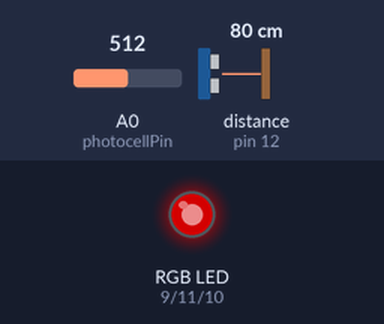
A sketch run on a simulated Arduino Uno, built with avr-gcc and run on an emulated ATmega328P. On the bench: an RGB LED mixed from three pins (HIGH = lit). Wiring (inferred from the names in the program): ultrasonic range finder: trigger pin 13; echo pin 12. The inputs (shaded band) are chosen by the test bench; at power-on: distance to the obstacle (sensor on pin 12) 80 cm, A0 (photocellPin) = 512. The echo pulse lasts 58.3 µs per cm; dim RGB values are drawn brighter than linear; pins used as bus, display or sensor lines are not drawn.

Above: at 1.2 s.
1.3 s: distance to the obstacle (sensor on pin 12) set to 8 cm
2.8 s: distance to the obstacle (sensor on pin 12) set to 5 cm
At 3.1 s:
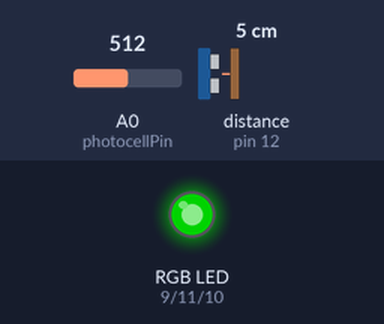
4.3 s: A0 (photocellPin) set to 716
At 5.5 s:
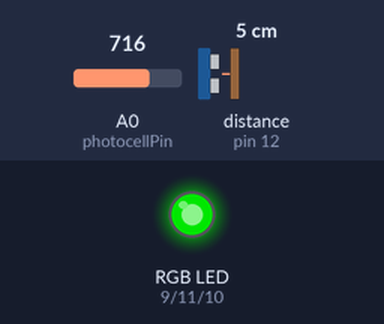
5.8 s: A0 (photocellPin) set to 900
At 6.5 s:
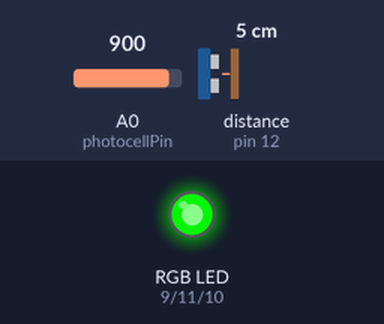
7.3 s: distance to the obstacle (sensor on pin 12) set to 9 cm
At 7.7 s:
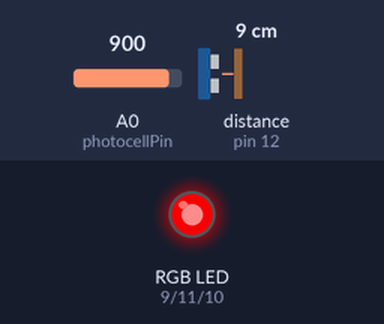
8.8 s: A0 (photocellPin) set to 122
At 10.1 s:
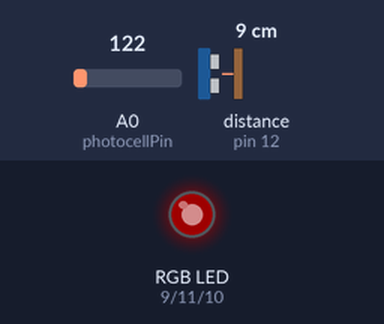
Timing chart, 0 to 11.3 s (numbered marks = the images above; inputs shaded):
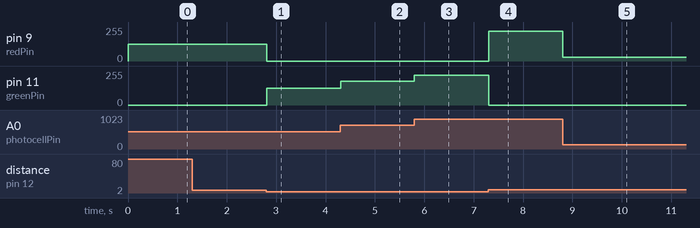

The sketch:

sketch_part2.ino
```cpp
// based on provided example: https://www.instructables.com/Simple-Arduino-and-HC-SR04-Example/
// color changes at MAX_DISTANCE/2
// color value is static: either entirely green or red, determined by threshold mentioned above
// brightness control imported from part 1

const int photocellPin = A0;
const int redPin = 9;
const int greenPin = 11;
const int bluePin = 10;
const int echoPin = 12;
const int trigPin = 13;
const int MAX_DISTANCE = 10;

void setup() {
  Serial.begin(9600);
  pinMode(echoPin, INPUT);
  pinMode(trigPin, OUTPUT);
}

void loop() {
  // Read from Ultrasonic
  long duration, distance;
  digitalWrite(trigPin, LOW);
  delayMicroseconds(2);
  digitalWrite(trigPin, HIGH);
  delayMicroseconds(10);
  digitalWrite(trigPin, LOW);
  duration = pulseIn(echoPin, HIGH);

  // in the code below, map could return values outside of the range (0, 255) but
  // this does not cause unwanted behavior
  // edit: added floor and ceiling
  distance = duration / 58.2;
  if(distance > MAX_DISTANCE) {
    distance = MAX_DISTANCE;
  } else {
    distance = max(0, distance);
  }
  int mappedDistance = map(distance, 0, MAX_DISTANCE, 0, 255);

  // Read from Photocell:
  int photocellValue = analogRead(photocellPin);
  int mappedPhotocellValue = map(photocellValue, 0, 1023, 0, 255);

  if (mappedDistance < 128) {
    analogWrite(greenPin, mappedPhotocellValue);
    analogWrite(redPin, 0);
    analogWrite(bluePin, 0);
  }
  else {
    analogWrite(greenPin, 0);
    analogWrite(bluePin, 0);
    analogWrite(redPin, mappedPhotocellValue);
  }

  delay(10);
}
```

Measured:
- the behaviour switches between 7 and 6 cm on distance to the obstacle (sensor on pin 12) (found by bisection; images 0 and 1)
- after the input at 1.3 s, every drawn part: stays the same
- after the input at 2.8 s, pin 9 (redPin): 127/255 → 0/255 at once; pin 11 (greenPin): 0/255 → 127/255 at once
- after the input at 4.3 s, pin 11 (greenPin): 127/255 → 178/255 at once
- after the input at 5.8 s, pin 11 (greenPin): 178/255 → 224/255 at once
- after the input at 7.3 s, pin 9 (redPin): 0/255 → 224/255 at once; pin 11 (greenPin): 224/255 → 0/255 at once
- after the input at 8.8 s, pin 9 (redPin): 224/255 → 30/255 at once
